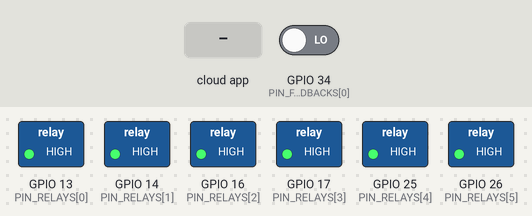
A sketch run on a simulated ESP32. Shown: switched loads named in the sketch (green lamp = pin HIGH). The test bench sets the inputs (shaded band); at power-on: GPIO 34 (PIN_FEEDBACKS[0]) LOW. WiFi joins after 1.5 s; servers stay silent unless stated; the Firebase database answers and starts empty; what the sketch prints to the serial monitor is not drawn.

Above: at 2.8 s.
2.9 s: the phone or cloud app sets motore to 1
At 3.9 s:
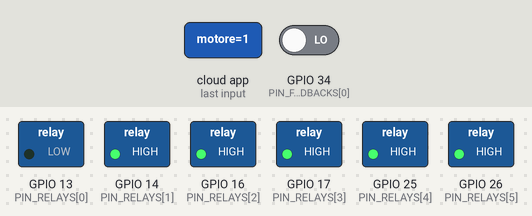
Timing chart, 0 to 5.9 s (numbered marks = the images above; inputs shaded):
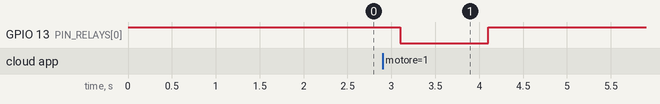

Measured:
- after the input at 2.9 s, GPIO 13 (PIN_RELAYS[0]): HIGH → LOW after 0.20 s, → HIGH 1.0 s later

The sketch:

motors_board.ino
```cpp
#include <WiFi.h>
#include "secrets.h"
#include <Firebase_ESP_Client.h>
#include "addons/TokenHelper.h"
#include "addons/RTDBHelper.h"

//  NETWORK CREDENTIALS
const char ssid[] = SECRET_SSID;
const char pass[] = SECRET_PASS;
const int WIFI_CONNECTION_ATTEMPTS = 30;

//  FIREBASE OBJECTS
FirebaseData fbdo;          // Used in loop for write operations (resetting to 0)
FirebaseData fbdo_stream;   // Used in background for listening to commands
FirebaseAuth auth;
FirebaseConfig config;

//  HARDWARE CONFIGURATION
#define NUM_MOTORS 6
#define RELAY_ON LOW
#define RELAY_OFF HIGH
#define SWITCH_PRESSED LOW

const uint8_t PIN_RELAYS[NUM_MOTORS]    = {13, 14, 16, 17, 25, 26};
const uint8_t PIN_FEEDBACKS[NUM_MOTORS] = {34, 35, 36, 39, 32, 33};

//  STATE MACHINE & TIMINGS
volatile int currentMotor = -1;      // -1 means system is idle
volatile unsigned long motorStartTime = 0;
volatile int targetQuantity = 1;     // Products to dispense (1-4)
volatile int dispensedCount = 0;     // Products already dropped

const unsigned long CAM_CLEAR_DELAY_MS = 1000; // Blind spot to let the cam clear the switch
const unsigned long MOTOR_TIMEOUT_MS   = 5000; // Safety timeout per single rotation
const int MAX_DISPENSE_QTY = 4;


//BACKGROUND COMMAND LISTENER

void streamCallback(FirebaseStream data) {
  if (data.eventType() == "put" || data.eventType() == "patch") {

    int command = data.intData();

    // Check if command is a valid motor ID and system is idle
    if (command >= 1 && command <= NUM_MOTORS && currentMotor == -1) {

      // Fetch quantity
      if (Firebase.RTDB.getInt(&fbdo, "/quantita")) {
        targetQuantity = fbdo.intData();

        // Safety bounds check
        if (targetQuantity < 1 || targetQuantity > MAX_DISPENSE_QTY) {
          targetQuantity = 1;
        }
      } else {
        targetQuantity = 1;
        Serial.println("Error reading /quantita, default applied: 1");
      }

      // Set paramenters and start motor
      currentMotor = command - 1;
      dispensedCount = 0;
      motorStartTime = millis();

      Serial.printf(">>> Server Command: Start Motor %d to dispense %d unit(s)\n", command, targetQuantity);
      digitalWrite(PIN_RELAYS[currentMotor], RELAY_ON);
    }
  }
}

void streamTimeoutCallback(bool timeout) {
  if (timeout) {
    Serial.println("Stream timeout, reconnecting...");
  }
}


// SYSTEM SETUP

void connectToWiFi() {
  WiFi.begin(ssid, pass);
  Serial.print("Connecting to WiFi");

  int attempts = 0;
  while (WiFi.status() != WL_CONNECTED && attempts < WIFI_CONNECTION_ATTEMPTS) {
    delay(500);
    Serial.print(".");
    attempts++;
  }

  WiFi.setSleep(false);
  Serial.println(WiFi.status() == WL_CONNECTED ? "\nWiFi Connected" : "\nConnection failed");
}

void startStreams() {
  if (!Firebase.RTDB.beginStream(&fbdo_stream, "/motore")) {
    Serial.printf("Stream start error: %s\n", fbdo_stream.errorReason().c_str());
  }
  Firebase.RTDB.setStreamCallback(&fbdo_stream, streamCallback, streamTimeoutCallback);
}

void setup() {
  Serial.begin(115200);

  // Initialize hardware pins
  for (int i = 0; i < NUM_MOTORS; i++) {
    pinMode(PIN_RELAYS[i], OUTPUT);
    digitalWrite(PIN_RELAYS[i], RELAY_OFF);
    pinMode(PIN_FEEDBACKS[i], INPUT);
  }

  connectToWiFi();

  // Configure Firebase
  config.api_key = API_KEY;
  config.database_url = DATABASE_URL;
  config.timeout.serverResponse = 10000;
  config.timeout.rtdbKeepAlive = 45000;

  if (Firebase.signUp(&config, &auth, "", "")) {
    Serial.println("CONNECTED TO FIREBASE RTDB");
  } else {
    Serial.printf("DB Error: %s\n", config.signer.signupError.message.c_str());
  }

  config.token_status_callback = tokenStatusCallback;
  Firebase.begin(&config, &auth);
  Firebase.reconnectWiFi(true);

  startStreams();
}


// HARDWARE MANAGEMENT & SAFETY LOGIC

void loop() {

  if (currentMotor != -1) {
    unsigned long elapsedTime = millis() - motorStartTime;

    // Check if the cam has cleared the limit switch blind spot
    if (elapsedTime > CAM_CLEAR_DELAY_MS) {

      // Normal Operation: Limit switch triggered (one full rotation complete)
      if (digitalRead(PIN_FEEDBACKS[currentMotor]) == SWITCH_PRESSED) {

        dispensedCount++;

        // If target quantity reached
        if (dispensedCount >= targetQuantity) {
          digitalWrite(PIN_RELAYS[currentMotor], RELAY_OFF);
          Serial.printf("<<< Dispense complete: %d/%d dropped. Motor stopped.\n", dispensedCount, targetQuantity);

          if (WiFi.status() == WL_CONNECTED && Firebase.ready()) {
            Firebase.RTDB.setInt(&fbdo, "/motore", 0);
          }
          currentMotor = -1; // Free the state machine
        }
        // If more products to dispense
        else {
          Serial.printf("--- Product %d/%d dropped. Continuing rotation...\n", dispensedCount, targetQuantity);
          // Reset the timer to re-trigger the blind spot without stopping the motor
          motorStartTime = millis();
        }
      }

      // Timeout on a single rotation (e.g. jamming)
      else if (elapsedTime > MOTOR_TIMEOUT_MS) {

        digitalWrite(PIN_RELAYS[currentMotor], RELAY_OFF);
        Serial.printf("!!! TIMEOUT ERROR: Jam at product %d/%d. Forced stop!\n", dispensedCount + 1, targetQuantity);

        if (WiFi.status() == WL_CONNECTED && Firebase.ready()) {
          Firebase.RTDB.setInt(&fbdo, "/motore", 0);
        }
        currentMotor = -1;
      }
    }
  }
}
```

secrets_template.h
```cpp
#define SECRET_SSID "YOUR_WIFI_SSID"
#define SECRET_PASS "YOUR_WIFI_PASSWORD"
#define API_KEY "YOUR_FIREBASE_API_KEY"
#define DATABASE_URL "YOUR_FIREBASE_DATABASE_URL"
```
